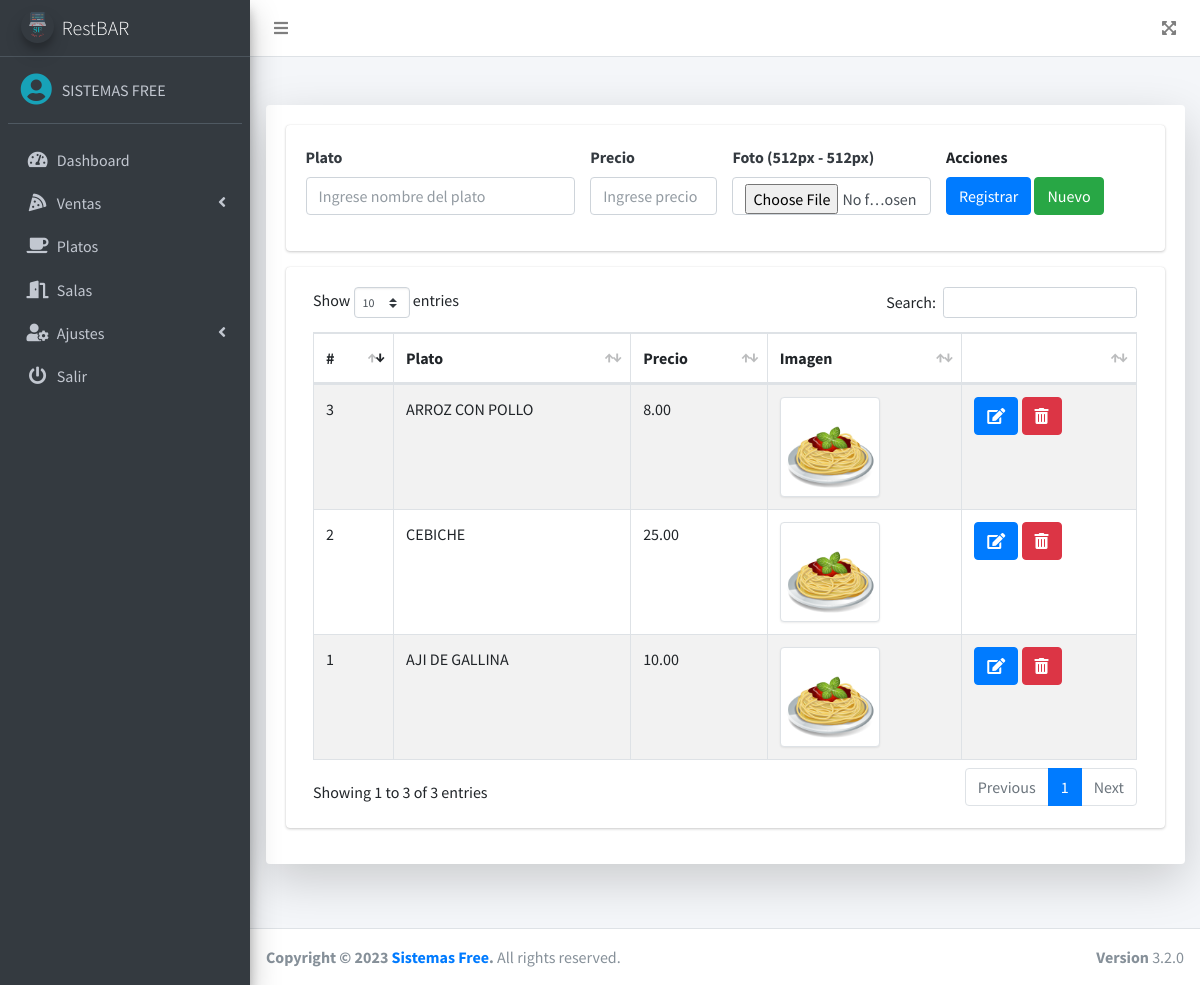
Screenshot of /src/platos.php (signed in) with the database file from the repository.
### tables this page shows
CREATE TABLE `platos` (
  `id` int(11) NOT NULL,
  `nombre` varchar(200) NOT NULL,
  `precio` decimal(10,2) NOT NULL,
  `imagen` varchar(100) DEFAULT NULL,
  `fecha` timestamp NULL DEFAULT NULL,
  `estado` int(11) NOT NULL DEFAULT 1
);

### src/platos.php (the view, shortened to what this page needs)
<?php
include_once "includes/header.php";
?>
<div class="card shadow-lg">
    <div class="card-body">
        <div class="row">
            <div class="col-md-12">
                <div class="card">
                    <div class="card-body">
                        <form action="" method="post" autocomplete="off" id="formulario" enctype="multipart/form-data">
                            <div class="row">
                                <div class="col-md-4">
                                    <div class="form-group">
                                        <label for="plato" class=" text-dark font-weight-bold">Plato</label>
                                        <input type="text" placeholder="Ingrese nombre del plato" name="plato" id="plato" class="form-control">
                                    </div>
                                </div>
                                <div class="col-md-2">
                                    <div class="form-group">
                                        <label for="precio" class=" text-dark font-weight-bold">Precio</label>
                                        <input type="text" placeholder="Ingrese precio" class="form-control" name="precio" id="precio">
                                    </div>
                                </div>
                                <div class="col-md-3">
                                    <div class="form-group">
                                        <label for="precio" class=" text-dark font-weight-bold">Foto (512px - 512px)</label>
                                        <input type="file" class="form-control" name="foto" id="foto">
                                    </div>
                                </div>
                                <div class="col-md-3 form-group">
                                    <label for="">Acciones</label> <br>
                                    <input type="submit" value="Registrar" class="btn btn-primary" id="btnAccion">
                                    <input type="button" value="Nuevo" onclick="limpiar()" class="btn btn-success" id="btnNuevo">
                                </div>
                            </div>
                        </form>
                    </div>
                </div>
            </div>
        </div>
        <div class="card">
            <div class="card-body">
                <div class="col-md-12">
                    <div class="table-responsive">
                        <table class="table table-striped table-bordered" id="tbl">
                            <thead>
                                <tr>
                                    <th>#</th>
                                    <th>Plato</th>
                                    <th>Precio</th>
                                    <th>Imagen</th>
                                    <th></th>
                                </tr>
                            </thead>
                            <tbody>
                                <?php
                                include "../conexion.php";
                                $query = mysqli_query($conexion, "SELECT * FROM platos WHERE estado = 1");
                                $result = mysqli_num_rows($query);
                                if ($result > 0) {
                                    while ($data = mysqli_fetch_assoc($query)) { ?>
                                        <tr>
                                            <td><?php echo $data['id']; ?></td>
                                            <td><?php echo $data['nombre']; ?></td>
                                            <td><?php echo $data['precio']; ?></td>
                                            <td><img class="img-thumbnail" src="<?php echo ($data['imagen'] == null) ? '../assets/img/default.png' : $data['imagen']; ?>" alt="" width="100"></td>
                                            <td>
                                                <a href="#" onclick="editarPlato(<?php echo $data['id']; ?>)" class="btn btn-primary"><i class='fas fa-edit'></i></a>
                                                <form action="eliminar.php?id=<?php echo $data['id']; ?>&accion=platos" method="post" class="confirmar d-inline">
                                                    <button class="btn btn-danger" type="submit"><i class='fas fa-trash-alt'></i> </button>
                                                </form>
                                            </td>
                                        </tr>
                                <?php }
                                } ?>
                            </tbody>
                        </table>
                    </div>
                </div>
            </div>
        </div>
    </div>
</div>
<?php include_once "includes/footer.php"; ?>

### src/includes/header.php (shortened to what this page needs)
<!DOCTYPE html>
<html lang="en">
<head>
    <link rel="stylesheet" href="../assets/plugins/fontawesome-free/css/all.min.css">
    <link rel="stylesheet" href="https://code.ionicframework.com/ionicons/2.0.1/css/ionicons.min.css">
    <link rel="stylesheet" href="../assets/dist/css/adminlte.min.css">
    <link rel="stylesheet" href="../assets/plugins/datatables-bs4/css/dataTables.bootstrap4.min.css">
</head>
<body class="hold-transition sidebar-mini">
    <div class="wrapper">
        <nav class="main-header navbar navbar-expand navbar-white navbar-light">
            <ul class="navbar-nav">
                <li class="nav-item">
                    <a class="nav-link" data-widget="pushmenu" href="#" role="button"><i class="fas fa-bars"></i></a>
                </li>
            </ul>
            <ul class="navbar-nav ml-auto">
                <li class="nav-item">
                    <a class="nav-link" data-widget="fullscreen" href="#" role="button">
                        <i class="fas fa-expand-arrows-alt"></i>
                    </a>
                </li>
            </ul>
        </nav>
        <aside class="main-sidebar sidebar-dark-primary elevation-4">
            <a href="index3.html" class="brand-link">
                <img src="../assets/img/logo.png" alt="AdminLTE Logo" class="brand-image img-circle elevation-3" style="opacity: .8">
                <span class="brand-text font-weight-light">RestBAR</span>
            </a>
            <div class="sidebar">
                <div class="user-panel mt-3 pb-3 mb-3 d-flex">
                    <div class="image">
                    <i class="fas fa-user-circle fa-2x text-info"></i>
                    </div>
                    <div class="info">
                        <a href="#" class="d-block"><?php echo $_SESSION['nombre']; ?></a>
                    </div>
                </div>
                <nav class="mt-2">
                    <ul class="nav nav-pills nav-sidebar flex-column" data-widget="treeview" role="menu" data-accordion="false">
                        <li class="nav-item">
                            <a href="index.php" class="nav-link">
                                <i class="nav-icon fas fa-tachometer-alt"></i>
                                <p>
                                    Dashboard
                                </p>
                            </a>
                        </li>
                        <li class="nav-item">
                            <a href="#" class="nav-link">
                                <i class="nav-icon fas fa-pizza-slice"></i>
                                <p>
                                    Ventas
                                    <i class="fas fa-angle-left right"></i>
                                </p>
                            </a>
                        </li>
                        <li class="nav-item">
                            <a href="platos.php" class="nav-link">
                                <i class="nav-icon fas fa-coffee"></i>
                                <p>
                                    Platos
                                </p>
                            </a>
                        </li>
                        <li class="nav-item">
                            <a href="salas.php" class="nav-link">
                                <i class="nav-icon fas fa-door-open"></i>
                                <p>
                                    Salas
                                </p>
                            </a>
                        </li>
                        <li class="nav-item">
                            <a href="#" class="nav-link">
                                <i class="nav-icon fas fa-user-cog"></i>
                                <p>
                                    Ajustes
                                    <i class="fas fa-angle-left right"></i>
                                </p>
                            </a>
                        </li>
                        <li class="nav-item">
                            <a href="salir.php" class="nav-link">
                                <i class="nav-icon fas fa-power-off"></i>
                                <p>
                                    Salir
                                </p>
                            </a>
                        </li>
                    </ul>
                </nav>
            </div>
        </aside>
        <div class="content-wrapper">
            <div class="content">
                <div class="container-fluid py-5">

### src/includes/footer.php (shortened to what this page needs)
</div>
</div>
</div>
<footer class="main-footer">
    <strong>Copyright &copy; 2023 <a href="#">Sistemas Free</a>.</strong>
    All rights reserved.
    <div class="float-right d-none d-sm-inline-block">
        <b>Version</b> 3.2.0
    </div>
</footer>
</div>
</body>
</html>

### rows the page displays
platos: id "1", nombre "AJI DE GALLINA", precio "10.00"
platos: id "2", nombre "CEBICHE", precio "25.00"
platos: id "3", nombre "ARROZ CON POLLO", precio "8.00"

### other values shown
$_SESSION['nombre'] "SISTEMAS FREE"
